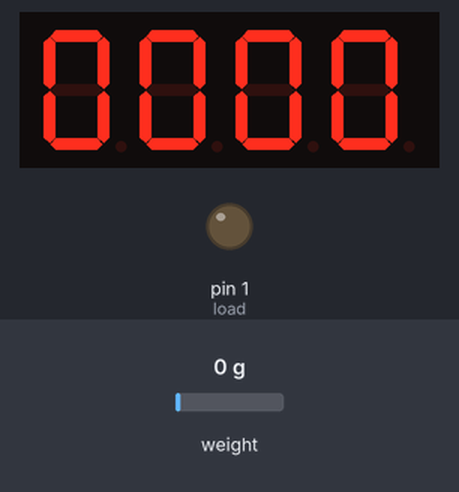
Simulated run of this program. Board: Arduino Uno, built with avr-gcc and run on an emulated ATmega328P. Shown: 4-digit seven-segment display, output pins drawn as LEDs (lit = HIGH). The test bench sets the inputs (shaded band); at power-on: weight on the scale 0 g.

Above: at 2.2 s.
2.3 s: weight on the scale set to 206 g
At 3.1 s:
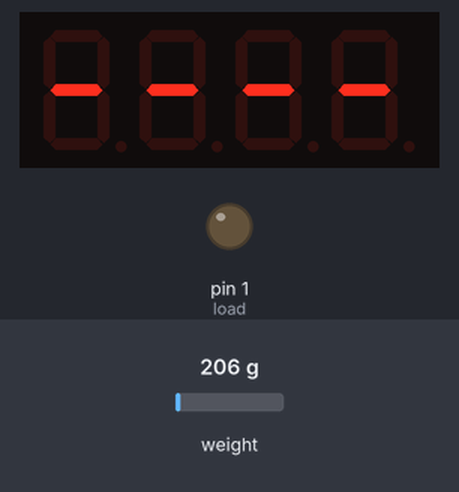
3.9 s: weight on the scale set to 241 g
At 4.2 s:
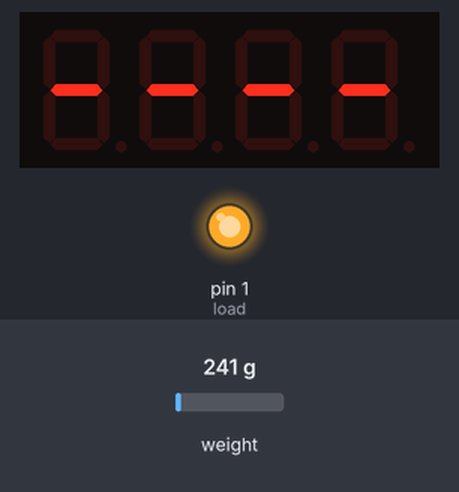
5.4 s: weight on the scale set to 100 g
At 6.7 s:
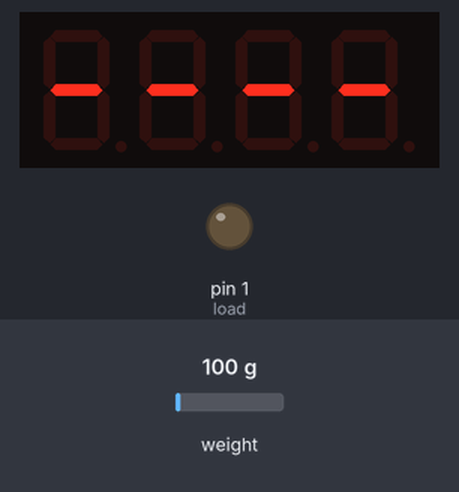
7.0 s: weight on the scale set to 1250 g
At 7.8 s:
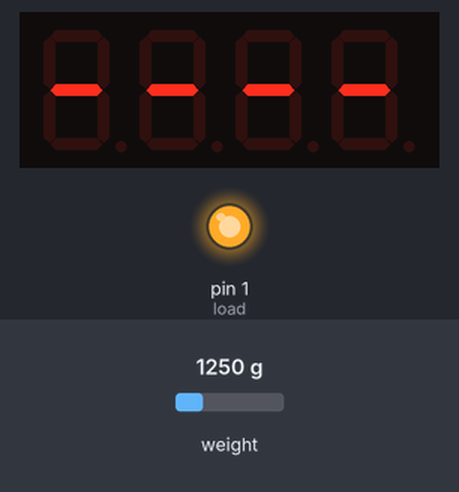
Timing chart, 0 to 9.6 s (numbered marks = the images above; inputs shaded):
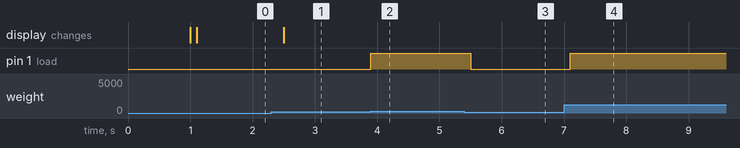

Measured:
- the behaviour switches between 230 and 231 g on weight on the scale (found by bisection; images 1 and 2)
- after the input at 2.3 s, the display: changes after 0.20 s (image 1)
- after the input at 3.9 s, pin 1 (load): LOW → HIGH at once
- after the input at 5.4 s, pin 1 (load): HIGH → LOW after 0.10 s
- after the input at 7.0 s, pin 1 (load): LOW → HIGH after 0.10 s

The program:

main.cpp
```cpp
#include <Arduino.h>

#include <SevSeg.h>
#include <HX711.h>

HX711 hx711;
SevSeg sevseg;
float units;
int load = 1;

uint16_t duration = 0;
uint32_t interval = 0;

float distance = 0;

void setup()
{
  uint8_t numDigits = 4;
  uint8_t digitPins[] = {2, 3, 4, 5};
  uint8_t segmentPins[] = {6, 7, 8, 9, 10, 11, 12, 13};
  uint8_t displayType = COMMON_CATHODE; // (Common Anode or Common Cathode)

  bool resistorsOnSegments = false;
  bool updateWithDelays = false;
  bool leadingZeros = false;
  bool disableDecPoint = false;

  hx711.begin(A0, A1);
   hx711.set_scale(165.0);
  hx711.tare();

  sevseg.begin(displayType, numDigits, digitPins, segmentPins, resistorsOnSegments,
               updateWithDelays, leadingZeros, disableDecPoint);
  sevseg.setBrightness(90);
  pinMode(load, OUTPUT);
  digitalWrite(load, LOW);
}

void loop()
{
  if ((millis() - interval) >= 200) {
    interval = millis();

    units = hx711.get_units();

    sevseg.setNumber(units,4);
  }
  sevseg.refreshDisplay();
  if(units > 230)
  {
    digitalWrite(load, HIGH);
  }
  else{
    digitalWrite(load, LOW);
  }

}
```
